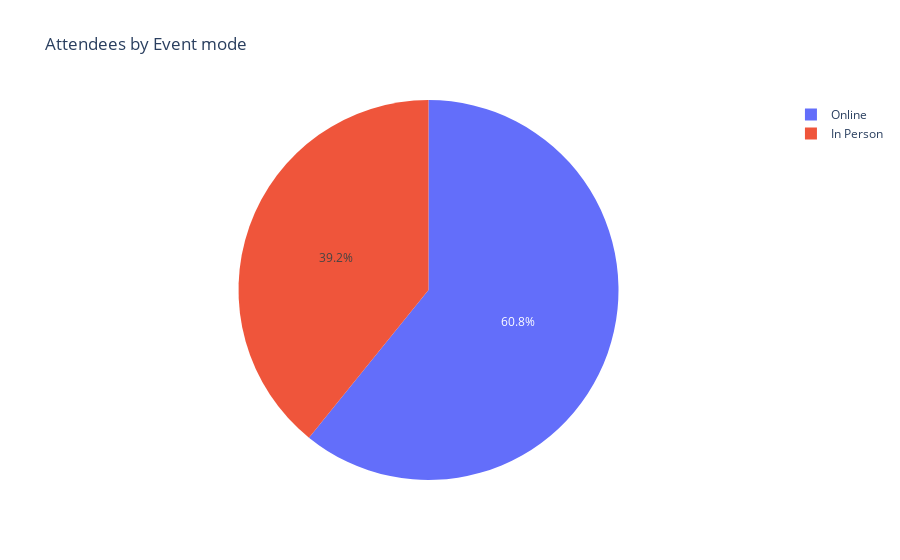

Write notebook code for a chart like this one.
### Code cell
figure = px.pie(df, names='Format', title='Attendees by Event mode')
figure.show()

### Figure 1 — Plotly figure (JSON) as saved in the notebook; plotly's stock layout.template omitted (floating-point values rounded to 4 significant figures; data arrays with more than 128 entries replaced by an {"elided": "..."} marker saying what was removed)
{"data": [{"domain": {"x": [0, 1], "y": [0, 1]}, "hovertemplate": "Format=%{label}<extra></extra>", "labels": {"elided": "4978 str values"}, "legendgroup": "", "name": "", "showlegend": true, "type": "pie"}], "layout": {"legend": {"tracegroupgap": 0}, "title": {"text": "Attendees by Event mode"}}}
